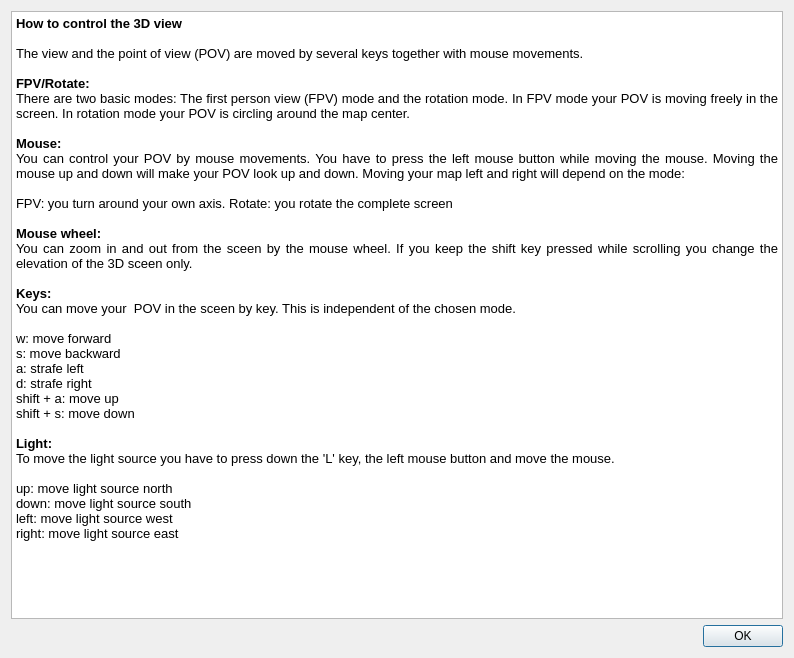
<?xml version="1.0" encoding="UTF-8"?>
<ui version="4.0">
 <class>IDlg3DHelp</class>
 <widget class="QDialog" name="IDlg3DHelp">
  <property name="geometry">
   <rect>
    <x>0</x>
    <y>0</y>
    <width>794</width>
    <height>658</height>
   </rect>
  </property>
  <property name="windowTitle">
   <string>Help for 3D view...</string>
  </property>
  <layout class="QVBoxLayout" name="verticalLayout">
   <item>
    <widget class="QTextBrowser" name="textBrowser">
     <property name="html">
      <string>&lt;!DOCTYPE HTML PUBLIC &quot;-//W3C//DTD HTML 4.0//EN&quot; &quot;http://www.w3.org/TR/REC-html40/strict.dtd&quot;&gt;
&lt;html&gt;&lt;head&gt;&lt;meta name=&quot;qrichtext&quot; content=&quot;1&quot; /&gt;&lt;style type=&quot;text/css&quot;&gt;
p, li { white-space: pre-wrap; }
&lt;/style&gt;&lt;/head&gt;&lt;body style=&quot; font-family:'Sans Serif'; font-size:10pt; font-weight:400; font-style:normal;&quot;&gt;
&lt;p align=&quot;justify&quot; style=&quot; margin-top:0px; margin-bottom:0px; margin-left:0px; margin-right:0px; -qt-block-indent:0; text-indent:0px;&quot;&gt;&lt;span style=&quot; font-weight:600;&quot;&gt;How to control the 3D view&lt;/span&gt;&lt;/p&gt;
&lt;p align=&quot;justify&quot; style=&quot;-qt-paragraph-type:empty; margin-top:0px; margin-bottom:0px; margin-left:0px; margin-right:0px; -qt-block-indent:0; text-indent:0px; font-weight:600;&quot;&gt;&lt;/p&gt;
&lt;p align=&quot;justify&quot; style=&quot; margin-top:0px; margin-bottom:0px; margin-left:0px; margin-right:0px; -qt-block-indent:0; text-indent:0px;&quot;&gt;The view and the point of view (POV) are moved by several keys together with mouse movements. &lt;/p&gt;
&lt;p align=&quot;justify&quot; style=&quot;-qt-paragraph-type:empty; margin-top:0px; margin-bottom:0px; margin-left:0px; margin-right:0px; -qt-block-indent:0; text-indent:0px;&quot;&gt;&lt;/p&gt;
&lt;p align=&quot;justify&quot; style=&quot; margin-top:0px; margin-bottom:0px; margin-left:0px; margin-right:0px; -qt-block-indent:0; text-indent:0px;&quot;&gt;&lt;span style=&quot; font-weight:600;&quot;&gt;FPV/Rotate:&lt;/span&gt;&lt;/p&gt;
&lt;p align=&quot;justify&quot; style=&quot; margin-top:0px; margin-bottom:0px; margin-left:0px; margin-right:0px; -qt-block-indent:0; text-indent:0px;&quot;&gt;There are two basic modes: The first person view (FPV) mode and the rotation mode. In FPV mode your POV is moving freely in the screen. In rotation mode your POV is circling around the map center.&lt;/p&gt;
&lt;p align=&quot;justify&quot; style=&quot;-qt-paragraph-type:empty; margin-top:0px; margin-bottom:0px; margin-left:0px; margin-right:0px; -qt-block-indent:0; text-indent:0px;&quot;&gt;&lt;/p&gt;
&lt;p align=&quot;justify&quot; style=&quot; margin-top:0px; margin-bottom:0px; margin-left:0px; margin-right:0px; -qt-block-indent:0; text-indent:0px;&quot;&gt;&lt;span style=&quot; font-weight:600;&quot;&gt;Mouse:&lt;/span&gt;&lt;/p&gt;
&lt;p align=&quot;justify&quot; style=&quot; margin-top:0px; margin-bottom:0px; margin-left:0px; margin-right:0px; -qt-block-indent:0; text-indent:0px;&quot;&gt;You can control your POV by mouse movements. You have to press the left mouse button while moving the mouse. Moving the mouse up and down will make your POV look up and down. Moving your map left and right will depend on the mode:&lt;/p&gt;
&lt;p align=&quot;justify&quot; style=&quot;-qt-paragraph-type:empty; margin-top:0px; margin-bottom:0px; margin-left:0px; margin-right:0px; -qt-block-indent:0; text-indent:0px;&quot;&gt;&lt;/p&gt;
&lt;p align=&quot;justify&quot; style=&quot; margin-top:0px; margin-bottom:0px; margin-left:0px; margin-right:0px; -qt-block-indent:0; text-indent:0px;&quot;&gt;FPV: you turn around your own axis. Rotate: you rotate the complete screen&lt;/p&gt;
&lt;p align=&quot;justify&quot; style=&quot;-qt-paragraph-type:empty; margin-top:0px; margin-bottom:0px; margin-left:0px; margin-right:0px; -qt-block-indent:0; text-indent:0px;&quot;&gt;&lt;/p&gt;
&lt;p align=&quot;justify&quot; style=&quot; margin-top:0px; margin-bottom:0px; margin-left:0px; margin-right:0px; -qt-block-indent:0; text-indent:0px;&quot;&gt;&lt;span style=&quot; font-weight:600;&quot;&gt;Mouse wheel:&lt;/span&gt;&lt;/p&gt;
&lt;p align=&quot;justify&quot; style=&quot; margin-top:0px; margin-bottom:0px; margin-left:0px; margin-right:0px; -qt-block-indent:0; text-indent:0px;&quot;&gt;You can zoom in and out from the sceen by the mouse wheel. If you keep the shift key pressed while scrolling you change the elevation of the 3D sceen only.&lt;/p&gt;
&lt;p align=&quot;justify&quot; style=&quot;-qt-paragraph-type:empty; margin-top:0px; margin-bottom:0px; margin-left:0px; margin-right:0px; -qt-block-indent:0; text-indent:0px;&quot;&gt;&lt;/p&gt;
&lt;p align=&quot;justify&quot; style=&quot; margin-top:0px; margin-bottom:0px; margin-left:0px; margin-right:0px; -qt-block-indent:0; text-indent:0px;&quot;&gt;&lt;span style=&quot; font-weight:600;&quot;&gt;Keys:&lt;/span&gt;&lt;/p&gt;
&lt;p align=&quot;justify&quot; style=&quot; margin-top:0px; margin-bottom:0px; margin-left:0px; margin-right:0px; -qt-block-indent:0; text-indent:0px;&quot;&gt;You can move your  POV in the sceen by key. This is independent of the chosen mode.&lt;/p&gt;
&lt;p align=&quot;justify&quot; style=&quot;-qt-paragraph-type:empty; margin-top:0px; margin-bottom:0px; margin-left:0px; margin-right:0px; -qt-block-indent:0; text-indent:0px;&quot;&gt;&lt;/p&gt;
&lt;p align=&quot;justify&quot; style=&quot; margin-top:0px; margin-bottom:0px; margin-left:0px; margin-right:0px; -qt-block-indent:0; text-indent:0px;&quot;&gt;w: move forward&lt;/p&gt;
&lt;p align=&quot;justify&quot; style=&quot; margin-top:0px; margin-bottom:0px; margin-left:0px; margin-right:0px; -qt-block-indent:0; text-indent:0px;&quot;&gt;s: move backward&lt;/p&gt;
&lt;p align=&quot;justify&quot; style=&quot; margin-top:0px; margin-bottom:0px; margin-left:0px; margin-right:0px; -qt-block-indent:0; text-indent:0px;&quot;&gt;a: strafe left&lt;/p&gt;
&lt;p align=&quot;justify&quot; style=&quot; margin-top:0px; margin-bottom:0px; margin-left:0px; margin-right:0px; -qt-block-indent:0; text-indent:0px;&quot;&gt;d: strafe right&lt;/p&gt;
&lt;p align=&quot;justify&quot; style=&quot; margin-top:0px; margin-bottom:0px; margin-left:0px; margin-right:0px; -qt-block-indent:0; text-indent:0px;&quot;&gt;shift + a: move up&lt;/p&gt;
&lt;p align=&quot;justify&quot; style=&quot; margin-top:0px; margin-bottom:0px; margin-left:0px; margin-right:0px; -qt-block-indent:0; text-indent:0px;&quot;&gt;shift + s: move down&lt;/p&gt;
&lt;p align=&quot;justify&quot; style=&quot;-qt-paragraph-type:empty; margin-top:0px; margin-bottom:0px; margin-left:0px; margin-right:0px; -qt-block-indent:0; text-indent:0px;&quot;&gt;&lt;/p&gt;
&lt;p align=&quot;justify&quot; style=&quot; margin-top:0px; margin-bottom:0px; margin-left:0px; margin-right:0px; -qt-block-indent:0; text-indent:0px;&quot;&gt;&lt;span style=&quot; font-weight:600;&quot;&gt;Light:&lt;/span&gt;&lt;/p&gt;
&lt;p align=&quot;justify&quot; style=&quot; margin-top:0px; margin-bottom:0px; margin-left:0px; margin-right:0px; -qt-block-indent:0; text-indent:0px;&quot;&gt;To move the light source you have to press down the 'L' key, the left mouse button and move the mouse.&lt;/p&gt;
&lt;p align=&quot;justify&quot; style=&quot;-qt-paragraph-type:empty; margin-top:0px; margin-bottom:0px; margin-left:0px; margin-right:0px; -qt-block-indent:0; text-indent:0px;&quot;&gt;&lt;/p&gt;
&lt;p align=&quot;justify&quot; style=&quot; margin-top:0px; margin-bottom:0px; margin-left:0px; margin-right:0px; -qt-block-indent:0; text-indent:0px;&quot;&gt;up: move light source north&lt;/p&gt;
&lt;p align=&quot;justify&quot; style=&quot; margin-top:0px; margin-bottom:0px; margin-left:0px; margin-right:0px; -qt-block-indent:0; text-indent:0px;&quot;&gt;down: move light source south&lt;/p&gt;
&lt;p align=&quot;justify&quot; style=&quot; margin-top:0px; margin-bottom:0px; margin-left:0px; margin-right:0px; -qt-block-indent:0; text-indent:0px;&quot;&gt;left: move light source west&lt;/p&gt;
&lt;p align=&quot;justify&quot; style=&quot; margin-top:0px; margin-bottom:0px; margin-left:0px; margin-right:0px; -qt-block-indent:0; text-indent:0px;&quot;&gt;right: move light source east&lt;/p&gt;&lt;/body&gt;&lt;/html&gt;</string>
     </property>
    </widget>
   </item>
   <item>
    <widget class="QDialogButtonBox" name="buttonBox">
     <property name="orientation">
      <enum>Qt::Horizontal</enum>
     </property>
     <property name="standardButtons">
      <set>QDialogButtonBox::Ok</set>
     </property>
    </widget>
   </item>
  </layout>
 </widget>
 <resources/>
 <connections>
  <connection>
   <sender>buttonBox</sender>
   <signal>accepted()</signal>
   <receiver>IDlg3DHelp</receiver>
   <slot>accept()</slot>
   <hints>
    <hint type="sourcelabel">
     <x>248</x>
     <y>254</y>
    </hint>
    <hint type="destinationlabel">
     <x>157</x>
     <y>274</y>
    </hint>
   </hints>
  </connection>
  <connection>
   <sender>buttonBox</sender>
   <signal>rejected()</signal>
   <receiver>IDlg3DHelp</receiver>
   <slot>reject()</slot>
   <hints>
    <hint type="sourcelabel">
     <x>316</x>
     <y>260</y>
    </hint>
    <hint type="destinationlabel">
     <x>286</x>
     <y>274</y>
    </hint>
   </hints>
  </connection>
 </connections>
</ui>
